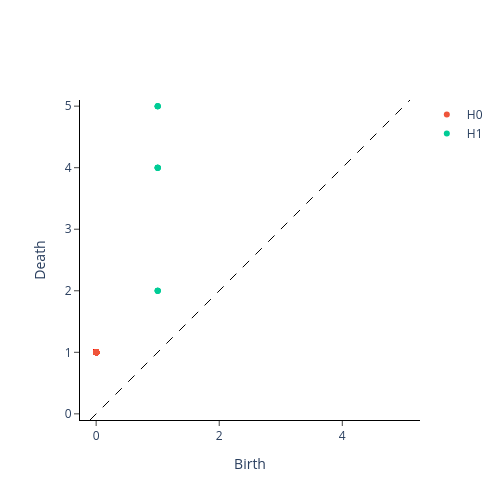

Notebook code cell kept with this figure:
### Code cell
# Convert to gtda format
# normalized_distance_matrix = distance_matrix / torch.max(distance_matrix)
dgm = ripser_parallel(
    distance_matrix.numpy(),
    metric="precomputed",
    maxdim=maxdim,
    n_threads=-1,
    # thresh=0.9,
)
dgm_gtda = _postprocess_diagrams([dgm["dgms"]], "ripser", list(range(maxdim + 1)), np.inf, True)[0]
plot_diagram(dgm_gtda)

### Figure 1 — Plotly figure (JSON) as saved in the notebook; plotly's stock layout.template omitted (floating-point values rounded to 4 significant figures; data arrays with more than 128 entries replaced by an {"elided": "..."} marker saying what was removed)
{"data": [{"hoverinfo": "none", "line": {"color": "black", "dash": "dash", "width": 1}, "mode": "lines", "showlegend": false, "type": "scatter", "x": [-0.1, 5.1], "y": [-0.1, 5.1]}, {"hoverinfo": "text", "hovertext": {"elided": "1023 str values"}, "mode": "markers", "name": "H0", "type": "scatter", "x": {"elided": "1023 int values"}, "y": {"elided": "1023 int values"}}, {"hoverinfo": "text", "hovertext": ["(1.0, 5.0), multiplicity: 4", "(1.0, 5.0), multiplicity: 4", "(1.0, 5.0), multiplicity: 4", "(1.0, 5.0), multiplicity: 4", "(1.0, 4.0), multiplicity: 5", "(1.0, 4.0), multiplicity: 5", "(1.0, 4.0), multiplicity: 5", "(1.0, 4.0), multiplicity: 5", "(1.0, 4.0), multiplicity: 5", "(1.0, 2.0), multiplicity: 4", "(1.0, 2.0), multiplicity: 4", "(1.0, 2.0), multiplicity: 4", "(1.0, 2.0), multiplicity: 4"], "mode": "markers", "name": "H1", "type": "scatter", "x": [1, 1, 1, 1, 1, 1, 1, 1, 1, 1, 1, 1, 1], "y": [5, 5, 5, 5, 4, 4, 4, 4, 4, 2, 2, 2, 2]}], "layout": {"height": 500, "plot_bgcolor": "white", "width": 500, "xaxis": {"autorange": false, "exponentformat": "e", "linecolor": "black", "linewidth": 1, "mirror": false, "range": [-0.1, 5.1], "showexponent": "all", "showline": true, "side": "bottom", "ticks": "outside", "title": {"text": "Birth"}, "type": "linear", "zeroline": true}, "yaxis": {"autorange": false, "exponentformat": "e", "linecolor": "black", "linewidth": 1, "mirror": false, "range": [-0.1, 5.1], "scaleanchor": "x", "scaleratio": 1, "showexponent": "all", "showline": true, "side": "left", "ticks": "outside", "title": {"text": "Death"}, "type": "linear", "zeroline": true}}}
